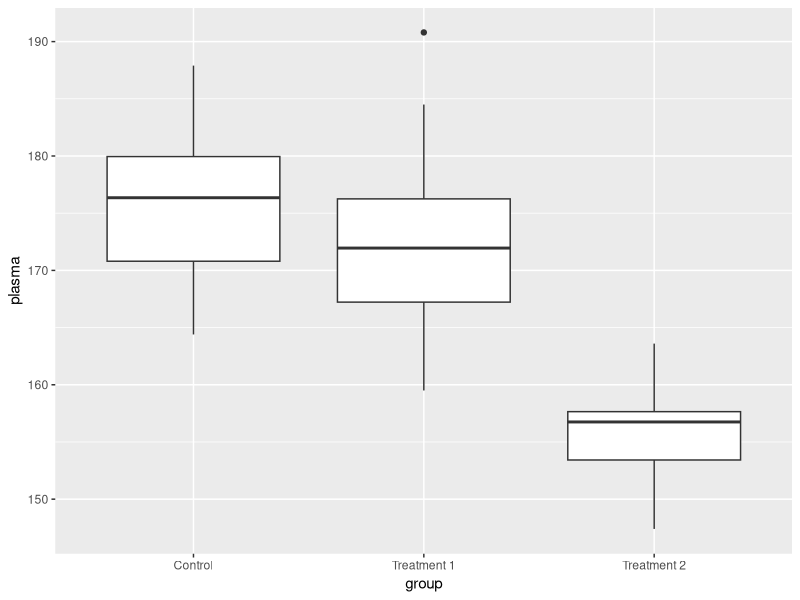

Recreate this plot in R. (Note: this script raises an error after producing the figure.)
## ---- chunk 1
library(ggplot2)
library(tidyr)
library(dplyr)

df_bisphenol <- read.csv("data/ExerciceBisphenol.csv")

Bisphenol_long <- read.csv("data/Bisphenol_long.csv")

plasma <- readxl::read_xlsx("data/ExercicePlasmaCholesterol.xlsx")

## ---- chunk 2
plasma
## ---- chunk 3
plasma %>% 
  pivot_longer(c("Control","Treatment 1","Treatment 2"))
## ---- chunk 4
plasma_long <- plasma %>% 
  pivot_longer(c("Control","Treatment 1","Treatment 2"),
               names_to = "group",
               values_to = "plasma")
plasma_long
## ---- chunk 5
ggplot(plasma_long, aes(x=group, y=plasma)) + 
  geom_boxplot()
## ---- chunk 6
ggplot(plasma) + 
  geom_boxplot(aes('Control', Control)) + 
  geom_boxplot(aes('Treatment 1', `Treatment 1`)) + 
  geom_boxplot(aes('Treatment 2', `Treatment 2`)) + 

ggplot(plasma)+
  geom_jitter(aes("Control",Control,color = "Control"))+
  geom_boxplot(aes("Control",Control,color = "Control"),alpha = .2)+
  geom_jitter(aes("treatment 1",`Treatment 1`,color = "treatment 1"))+
  geom_boxplot(aes("treatment 1",`Treatment 1`,color = "treatment 1"),alpha = .2)+
  geom_jitter(aes("treatment 2",`Treatment 2`,color ="treatment 2"))+
geom_boxplot(aes("treatment 2",`Treatment 2`,color ="treatment 2"),alpha = .2)
## ---- chunk 7
ggplot(plasma_long,aes(plasma))+
  geom_histogram()
## ---- chunk 8
ggplot(plasma_long,aes(plasma))+
  geom_histogram()+
  facet_wrap(~ group,scales = "free")
## ---- chunk 9
ggplot(plasma) + 
  geom_histogram(aes(Control), bins = 10)
## ---- chunk 10
t.test(plasma$Control, plasma$`Treatment 1`)

t.test(plasma$`Treatment 1`, plasma$`Treatment 2`)

t.test(plasma$Control, plasma$`Treatment 2`)
## ---- chunk 11
plasma[,"Control"]
plasma$Control
## ---- chunk 12
plasma_long[plasma_long$group %in% c("Control","Treatment 2"),]
## ---- chunk 13
plasma_long %>% 
  filter(group %in% c("Control","Treatment 2"))
## ---- chunk 14
t.test(plasma ~ group,
       data = plasma_long,
       subset = plasma_long$group %in% c("Control","Treatment 2"))
## ---- chunk 15
df_bisphenol
## ---- chunk 16
cont_matrix <- as.matrix(df_bisphenol[c(1,3),c(2,3)])
## ---- chunk 17
chisq.test((cont_matrix))
## ---- chunk 18
table(Bisphenol_long$group,Bisphenol_long$had_cancer)
## ---- chunk 19
chisq.test(Bisphenol_long$had_cancer[Bisphenol_long$group %in% c("Control","High_expo")],
           Bisphenol_long$group[Bisphenol_long$group %in% c("Control","High_expo")])
## ---- chunk 20
Bisphenol_long
## ---- chunk 21
?chisq.test
